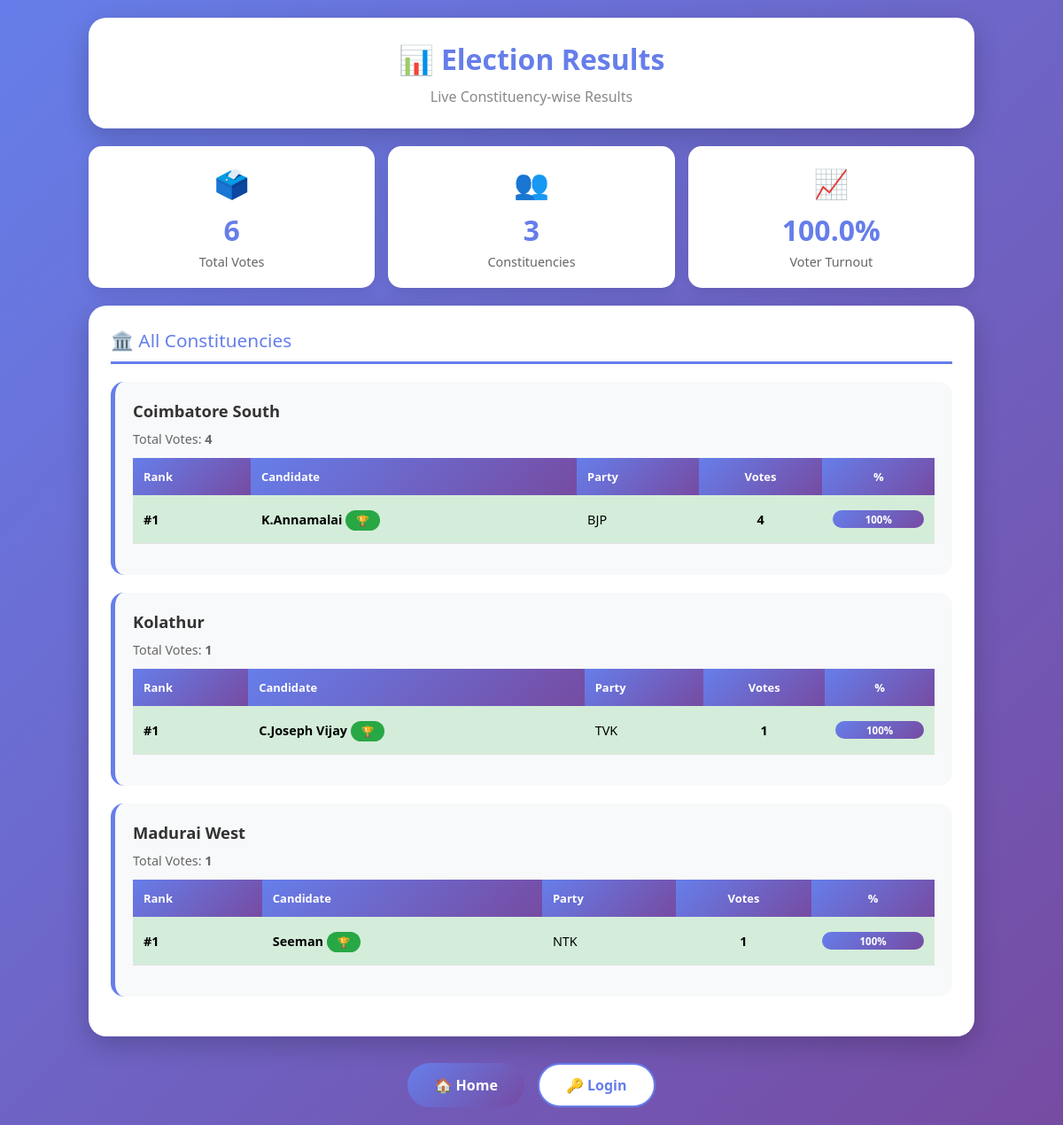
The app's page /result/, older data.
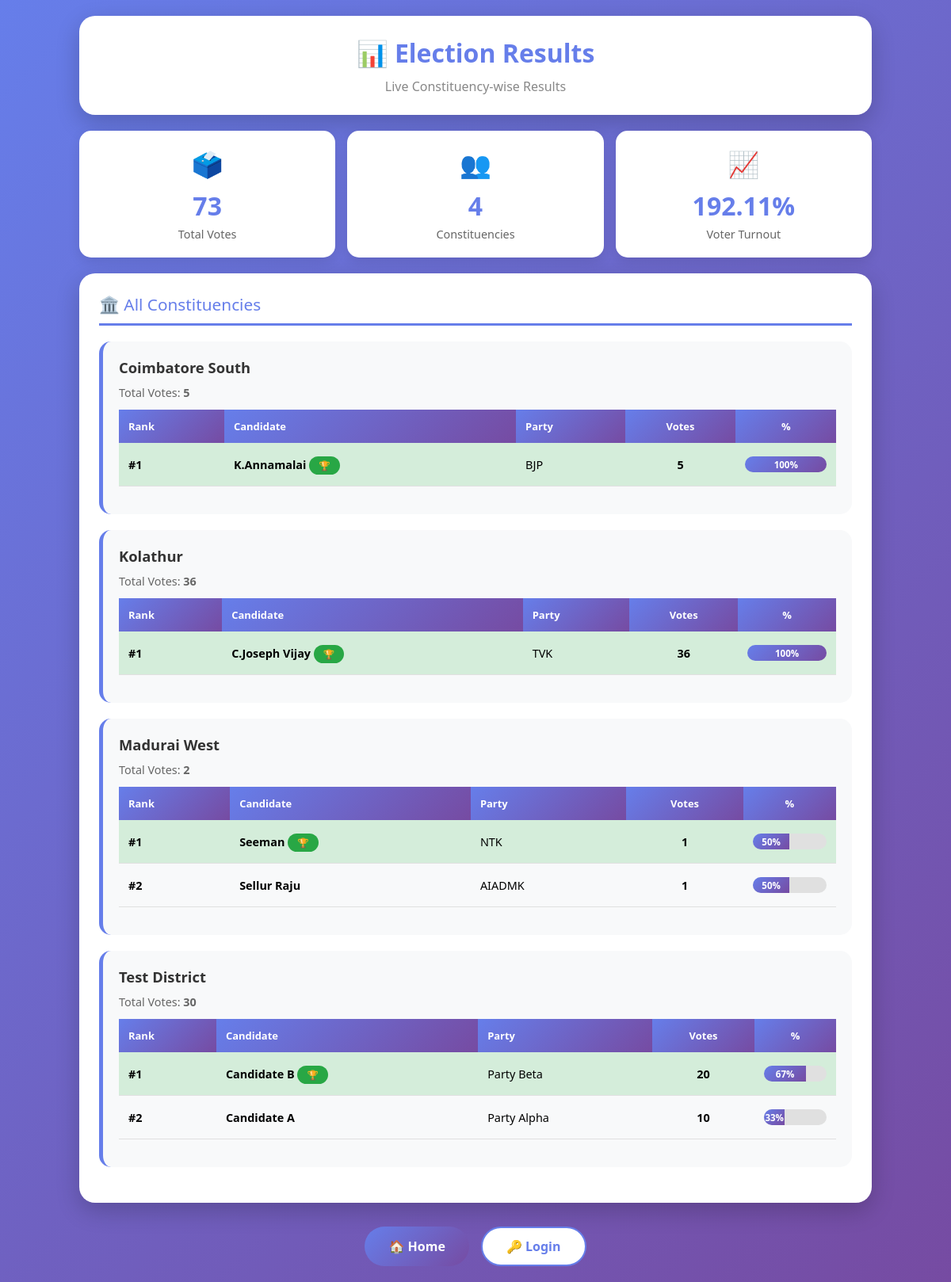
The same page, newer data.
### voting/models.py (models this page shows, shortened)
class Constituency(models.Model):
    name = models.CharField(max_length=100, unique=True)
    registered_voters = models.IntegerField(default=0, help_text="Total registered voters")
    class Meta:
        verbose_name_plural = "Constituencies"
        ordering = ['name']

class Candidate(models.Model):
    name = models.CharField(max_length=100)
    party = models.CharField(max_length=100)
    constituency = models.ForeignKey(Constituency, on_delete=models.CASCADE)
    photo = models.ImageField(upload_to='candidate_photos/', blank=True, null=True)
    class Meta:
        ordering = ['name']
        unique_together = ['name', 'constituency']

### voting/views.py (the view, shortened to what this page needs)
# urls.py: path('result/', views.result, name='result'),
def result(request):
    try:
        all_constituencies = Constituency.objects.all()
        total_votes_overall = Vote.objects.count()
        total_voters = User.objects.filter(voterprofile__isnull=False).count()
        voter_turnout = round((total_votes_overall / total_voters * 100), 2) if total_voters > 0 else 0
        user_constituency = None
        my_constituency_results = []
        my_total_votes = 0
        has_voted = False
        constituency_stats = []
        for const in all_constituencies:
            const_votes = Vote.objects.filter(
                candidate__constituency=const
            ).count()
            const_results = Vote.objects.filter(
                candidate__constituency=const
            ).values(
                "candidate__name",
                "candidate__party"
            ).annotate(
                total=Count("candidate")
            ).order_by("-total")
            winner = const_results.first() if const_results else None
            constituency_stats.append({
                'constituency': const,
                'total_votes': const_votes,
                'results': list(const_results),
                'winner': winner
            })
        context = {
            'total_votes_overall': total_votes_overall,
            'voter_turnout': voter_turnout,
            'constituency_stats': constituency_stats,
            'user_constituency': user_constituency,
            'my_constituency_results': my_constituency_results,
            'my_total_votes': my_total_votes,
            'has_voted': has_voted,
        }
        return render(request, "voting/result.html", context)
    except Exception as e:
        logger.exception(f"Error displaying results: {str(e)}")
        messages.error(request, "Error loading results")
        return redirect("home")

### voting/templates/voting/result.html (shortened to what this page needs)
<!DOCTYPE html>
<html lang="en">
<head>
</head>
<body>
    <div class="container">
        <div class="header">
            <h1>📊 Election Results</h1>
            <p style="color: #888;">Live Constituency-wise Results</p>
        </div>
        <div class="stats-grid">
            <div class="stat-card">
                <div class="stat-icon">🗳️</div>
                <div class="stat-value">{{ total_votes_overall|default:"0" }}</div>
                <div class="stat-label">Total Votes</div>
            </div>
            <div class="stat-card">
                <div class="stat-icon">👥</div>
                <div class="stat-value">
                    {% if constituency_stats %}
                        {{ constituency_stats|length }}
                    {% else %}
                        0
                    {% endif %}
                </div>
                <div class="stat-label">Constituencies</div>
            </div>
            <div class="stat-card">
                <div class="stat-icon">📈</div>
                <div class="stat-value">{{ voter_turnout|default:"0" }}%</div>
                <div class="stat-label">Voter Turnout</div>
            </div>
        </div>
        <div class="section">
            <div class="section-title">🏛️ All Constituencies</div>
            {% if constituency_stats %}
                {% for stat in constituency_stats %}
                    <div class="constituency-card">
                        <div class="constituency-name">{{ stat.constituency.name }}</div>
                        <p style="color: #666; font-size: 0.9em; margin-bottom: 12px;">
                            Total Votes: <strong>{{ stat.total_votes }}</strong>
                        </p>
                        {% if stat.results %}
                            <table class="result-table" style="font-size: 0.9em;">
                                <thead>
                                    <tr>
                                        <th>Rank</th>
                                        <th>Candidate</th>
                                        <th>Party</th>
                                        <th style="text-align: center;">Votes</th>
                                        <th style="text-align: center;">%</th>
                                    </tr>
                                </thead>
                                <tbody>
                                    {% for result in stat.results %}
                                    <tr {% if forloop.first %}class="winner-row"{% endif %}>
                                        <td><strong>#{{ forloop.counter }}</strong></td>
                                        <td>
                                            <strong>{{ result.candidate__name }}</strong>
                                            {% if forloop.first %}
                                                <span class="winner-badge">🏆</span>
                                            {% endif %}
                                        </td>
                                        <td>{{ result.candidate__party }}</td>
                                        <td style="text-align: center;"><strong>{{ result.total }}</strong></td>
                                        <td style="text-align: center;">
                                            {% if stat.total_votes > 0 %}
                                                <div class="progress-bar">
                                                    <div class="progress-fill" data-width="{% widthratio result.total stat.total_votes 100 %}">
                                                        {% widthratio result.total stat.total_votes 100 %}%
                                                    </div>
                                                </div>
                                            {% else %}
                                                0%
                                            {% endif %}
                                        </td>
                                    </tr>
                                    {% endfor %}
                                </tbody>
                            </table>
                        {% else %}
                            <p class="no-votes">No votes cast yet in this constituency</p>
                        {% endif %}
                    </div>
                {% endfor %}
            {% else %}
                <div class="no-votes">
                    <p style="font-size: 1.2em; margin-bottom: 10px;">📍</p>
                    <p>No constituencies found. Please add constituencies to see results.</p>
                </div>
            {% endif %}
        </div>
        <div style="text-align: center; margin-top: 30px;">
            <div class="buttons">
                {% if user.is_authenticated %}
                    {% if not has_voted %}
                        <a href="{% url 'vote' %}" class="btn btn-primary">🗳️ Cast Your Vote</a>
                    {% endif %}
                    <a href="{% url 'home' %}" class="btn btn-secondary">🏠 Home</a>
                    <form method="post" action="{% url 'logout' %}" style="display: inline;">
                        {% csrf_token %}
                        <button type="submit" class="btn btn-logout">🚪 Logout</button>
                    </form>
                {% else %}
                    <a href="{% url 'home' %}" class="btn btn-primary">🏠 Home</a>
                    <a href="{% url 'otp_login' %}" class="btn btn-secondary">🔑 Login</a>
                {% endif %}
            </div>
        </div>
    </div>
</body>
</html>

### voting/templates/voting/result.html (style rules this page uses)
* { margin: 0; padding: 0; box-sizing: border-box; }
body { font-family: 'Segoe UI', Tahoma, Geneva, Verdana, sans-serif; background: linear-gradient(135deg, #667eea 0%, #764ba2 100%); min-height: 100vh; padding: 20px; }
.container { max-width: 1000px; margin: 0 auto; }
.header { background: white; padding: 25px; border-radius: 20px; margin-bottom: 20px; text-align: center; box-shadow: 0 10px 30px rgba(0,0,0,0.2); }
h1 { color: #667eea; font-size: 2em; margin-bottom: 10px; }
.stats-grid { display: grid; grid-template-columns: repeat(auto-fit, minmax(180px, 1fr)); gap: 15px; margin-bottom: 20px; }
.stat-card { background: white; padding: 20px; border-radius: 15px; text-align: center; box-shadow: 0 5px 15px rgba(0,0,0,0.1); }
.stat-icon { font-size: 2em; margin-bottom: 10px; }
.stat-value { font-size: 2em; font-weight: 700; color: #667eea; margin-bottom: 5px; }
.stat-label { color: #666; font-size: 0.9em; }
.section { background: white; padding: 25px; border-radius: 20px; margin-bottom: 20px; box-shadow: 0 10px 30px rgba(0,0,0,0.2); }
.section-title { color: #667eea; font-size: 1.3em; margin-bottom: 20px; padding-bottom: 10px; border-bottom: 3px solid #667eea; }
.result-table { width: 100%; border-collapse: collapse; margin-bottom: 15px; }
.result-table th { background: linear-gradient(135deg, #667eea 0%, #764ba2 100%); color: white; padding: 12px; text-align: left; font-size: 0.9em; }
.result-table td { padding: 12px; border-bottom: 1px solid #e0e0e0; }
.winner-row { background: #d4edda !important; }
.winner-badge { background: #28a745; color: white; padding: 4px 12px; border-radius: 15px; font-size: 0.8em; font-weight: 600; }
.constituency-card { background: #f8f9fa; padding: 20px; border-radius: 15px; margin-bottom: 20px; border-left: 5px solid #667eea; }
.constituency-name { font-size: 1.15em; font-weight: 700; color: #333; margin-bottom: 10px; }
.progress-bar { width: 100%; height: 20px; background: #e0e0e0; border-radius: 10px; overflow: hidden; margin: 5px 0; }
.progress-fill { height: 100%; background: linear-gradient(135deg, #667eea 0%, #764ba2 100%); display: flex; align-items: center; justify-content: center; color: white; font-weight: 700; font-size: 0.8em; transition: width 0.5s; }
.buttons { display: flex; gap: 15px; justify-content: center; flex-wrap: wrap; }
.btn { padding: 12px 30px; text-decoration: none; border-radius: 25px; font-weight: 600; transition: all 0.3s; border: none; cursor: pointer; font-size: 1em; display: inline-flex; align-items: center; gap: 8px; }
.btn-primary { background: linear-gradient(135deg, #667eea 0%, #764ba2 100%); color: white; }
.btn-secondary { background: white; color: #667eea; border: 2px solid #667eea; }

Row changes from the older to the newer data that the page shows:
computed for Constituency "Coimbatore South": total_votes "4" → "5"
computed for Candidate "K.Annamalai": total "4" → "5"
computed for Constituency "Kolathur": total_votes "1" → "36"
computed for Candidate "C.Joseph Vijay": total "1" → "36"
computed for Constituency "Madurai West": gains Candidate (candidate__name "Sellur Raju", candidate__party "AIADMK", total "1", total "50"); total_votes "1" → "2"
computed for Candidate "Seeman": total "100" → "50"
added Constituency: constituency.name "Test District", total_votes "30"
added Candidate: candidate__name "Candidate B", candidate__party "Party Beta", total "20", total "67", shown under "Test District"
added Candidate: candidate__name "Candidate A", candidate__party "Party Alpha", total "10", total "33", shown under "Test District"
Text that changed along with them:
{{ total_votes_overall|default:"0" }}: "6" → "73"
{{ constituency_stats|length }}: "3" → "4"
{{ voter_turnout|default:"0" }}: "100.0" → "192.11"
